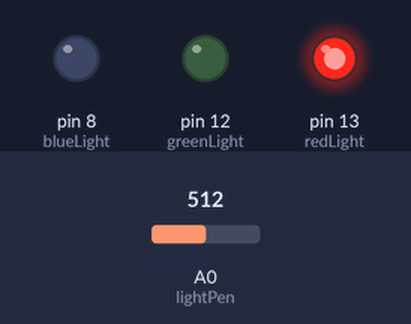
Simulated run of this sketch. Board: Arduino Uno, built with avr-gcc and run on an emulated ATmega328P. Shown: output pins drawn as LEDs (lit = HIGH). The test bench sets the inputs (shaded band); at power-on: A0 (lightPen) = 512.

Above: at 1.2 s.
1.3 s: A0 (lightPen) set to 315
2.8 s: A0 (lightPen) set to 286
At 3.3 s:
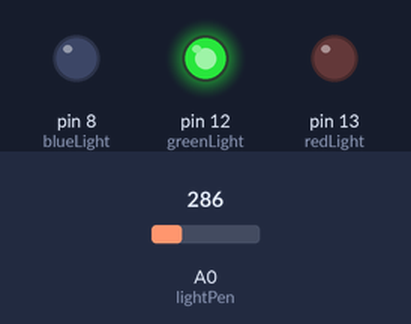
4.3 s: A0 (lightPen) set to 306
At 5.5 s:
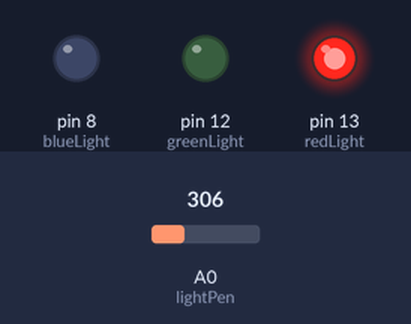
5.8 s: A0 (lightPen) set to 290
At 6.7 s:
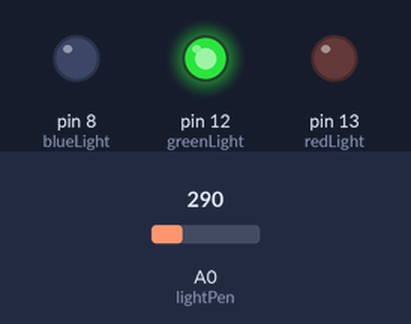
Timing chart, 0 to 8.3 s (numbered marks = the images above; inputs shaded):
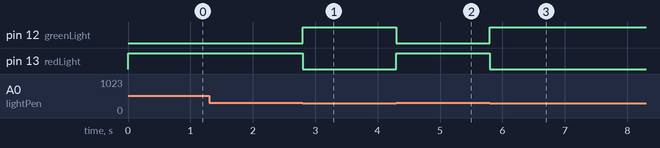

The sketch:

_8-photoDetector.ino
```cpp
// Some Error persists. Need to check
int lightPen = A0;
int redLight = 13;
int greenLight = 12;
int blueLight = 8;


void setup()
{
  pinMode(lightPen, INPUT);
  pinMode(redLight, OUTPUT);
  pinMode(greenLight, OUTPUT);
  pinMode(blueLight, OUTPUT);
  Serial.begin(9600);
}

void loop()
{
  int lightVal = analogRead(lightPen);
  Serial.lightPen(lightVal);

  if(lightVal > 300){
    digitalWrite(greenLight, LOW);
    digitalWrite(redLight, HIGH);
  }
  else {
    digitalWrite(redLight, LOW);
    digitalWrite(greenLight, HIGH);
  }
}
```

Measured:
- the behaviour switches between 301 and 300 on A0 (lightPen) (found by bisection; images 0 and 1)
- after the input at 1.3 s, every drawn part: stays the same
- after the input at 2.8 s, pin 12 (greenLight): LOW → HIGH at once; pin 13 (redLight): HIGH → LOW at once
- after the input at 4.3 s, pin 12 (greenLight): HIGH → LOW at once; pin 13 (redLight): LOW → HIGH at once
- after the input at 5.8 s, pin 12 (greenLight): LOW → HIGH at once; pin 13 (redLight): HIGH → LOW at once
